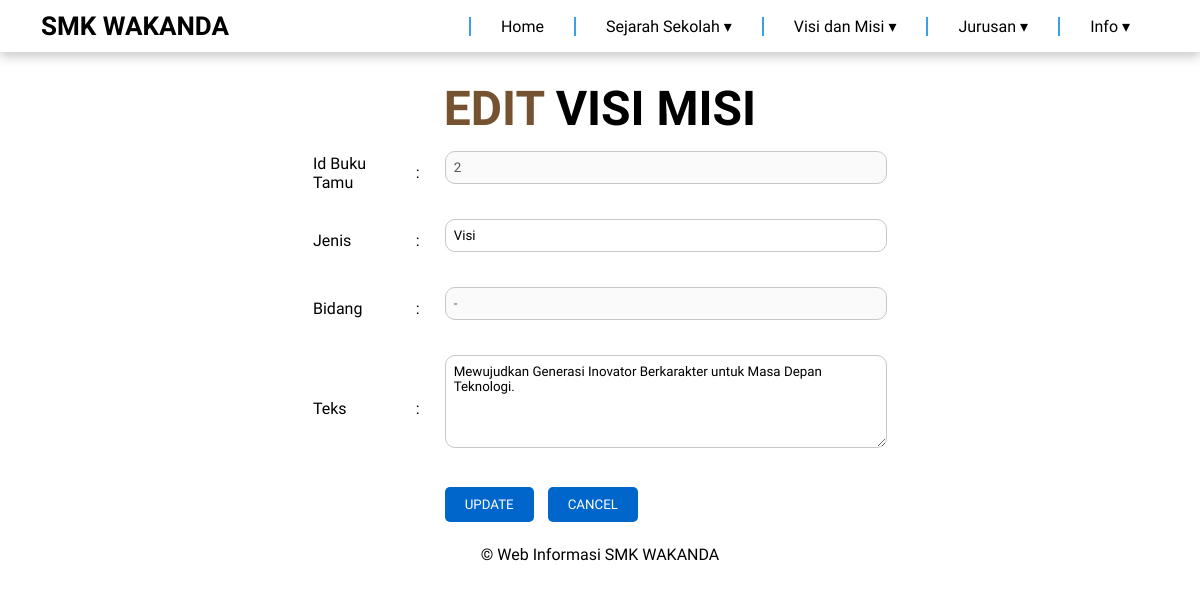
The page /EditVisiMisi.php?id=2 on the database its author committed.
### tables this page shows
CREATE TABLE `visi_misi` (
  `Id_VisiMisi` int(11) NOT NULL,
  `Jenis` enum('Visi','Misi') NOT NULL,
  `Bidang` varchar(50) NOT NULL,
  `Teks` text NOT NULL
);

### EditVisiMisi.php (the view, shortened to what this page needs)
<!DOCTYPE html>
<html lang="en">
<head>
    <?php include('header.php');?>
</head>
<body>
        <center>
            <h2 class="h2-sejarah"><strong class="tebal">EDIT</strong> VISI MISI</h2>
        </center>
<center>
<?php
        include "koneksi.php";
        $Edit = mysqli_query($conn, "SELECT * FROM visi_misi WHERE Id_VisiMisi = ' ".$_GET['id']." '") or die("Gagal".mysqli_error($KoneksiDB));
        $row = mysqli_fetch_array($Edit);
        $id = $row['Id_VisiMisi'];
        $jenis = $row['Jenis'];
        $bidang = $row['Bidang'];
        $teks = $row['Teks'];
    ?>
    <form method="POST">
        <table>
            <tr>
                <td>Id Buku Tamu</td>
                <td>:</td>
                <td><input type="text" name="Id" value="<?php echo $id;?>" disabled> <input type="hidden" name="id" value="<?php echo $id;?>"></td>
            </tr>
            <tr>
                <td>Jenis</td>
                <td>:</td>
                <td><input type="text" name="Jenis" value="<?php echo $jenis;?>" readonly></td>
            </tr>
            <?php
            if ($jenis == "Misi") {
            ?>
                <tr>
                    <td>Bidang</td>
                    <td>:</td>
                    <td><input type="text" name="Bidang" value="<?php echo $bidang;?>"></td>
                </tr>
            <?php
            } else if ($jenis == "Visi") {
            ?>
                <tr>
                    <td>Bidang</td>
                    <td>:</td>
                    <td><input type="text" name="Bidang" value="-" disabled></td>
                </tr>
            <?php
            }
            ?>
            <tr>
                <td>Teks</td>
                <td>:</td>
                <td><textarea name="Teks" cols="80" rows="5"><?php echo $teks;?></textarea></td>
            </tr>
            <tr>
                <td></td><td></td>
                <td>
                    <input type="submit" name="Update" value="UPDATE"  formaction="UpdateVisiMisi.php" >
                    <input type="submit" name="Cancel" value="CANCEL" >
                </td>
            </tr>
        </table>
    </form>
</center>
</body>
<?php include('footer.php');?>
</html>

### css/style.css (style rules this page uses)
* { margin: 0; padding: 0; box-sizing: border-box; }
body { font-family: "Baloo 2", sans-serif; margin: 0; padding: 0; }
h2 { flex: 0.5; font-size: 24px; margin: 1px; }
.h2-sejarah { font-size: 3rem; color: #000000; text-align: center; }
.tebal { font-weight: bold; color: #755330; }

### EditVisiMisi.php (style rules this page uses)
body { font-family: "Tahoma", sans-serif; margin: 0; padding: 0; }
form { width: 50%; margin: auto; text-align: left; }
table { width: 100%; border-collapse: collapse; }
table, th, td { border: 1px solid #FFF; }
th, td { padding: 12px; text-align: left; }
input[type="text"], textarea { font-family: 'Baloo 2'; width: 100%; padding: 8px; border-radius: 10px; box-sizing: border-box; margin-bottom: 10px; outline: none; border: 1px solid #C7C7C7; }
input[type="submit"] { font-family: 'Baloo 2'; background-color: #0066cc; color: #fff; padding: 10px 20px; border: none; border-radius: 5px; cursor: pointer; margin-right: 10px; }

### header.php (style rules this page uses)
body { margin: 0; padding: 0; margin: 80px 0 0; font-family: 'Baloo 2', sans-serif; }

### rows shown on the page
visi_misi: Id "2", Jenis "Visi", Teks "Mewujudkan Generasi Inovator Berkarakter untuk Masa Depan Teknologi."
